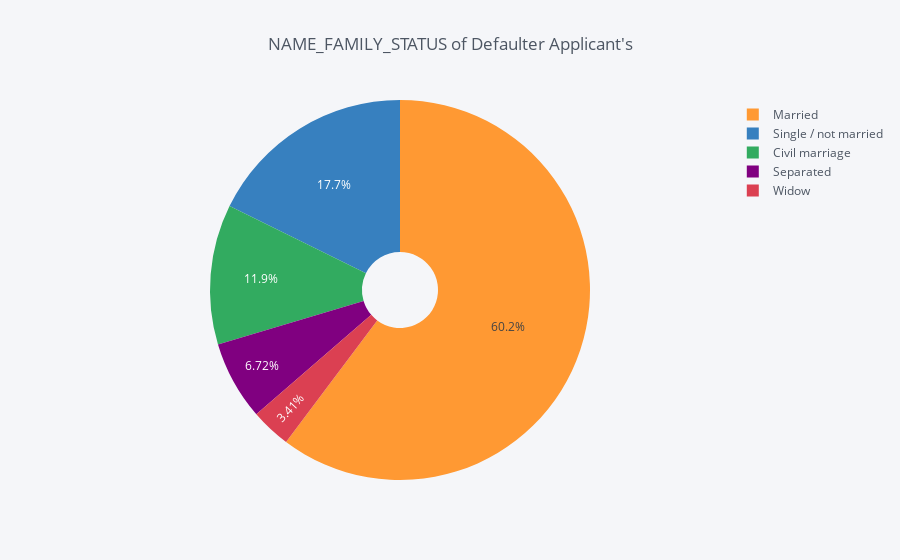
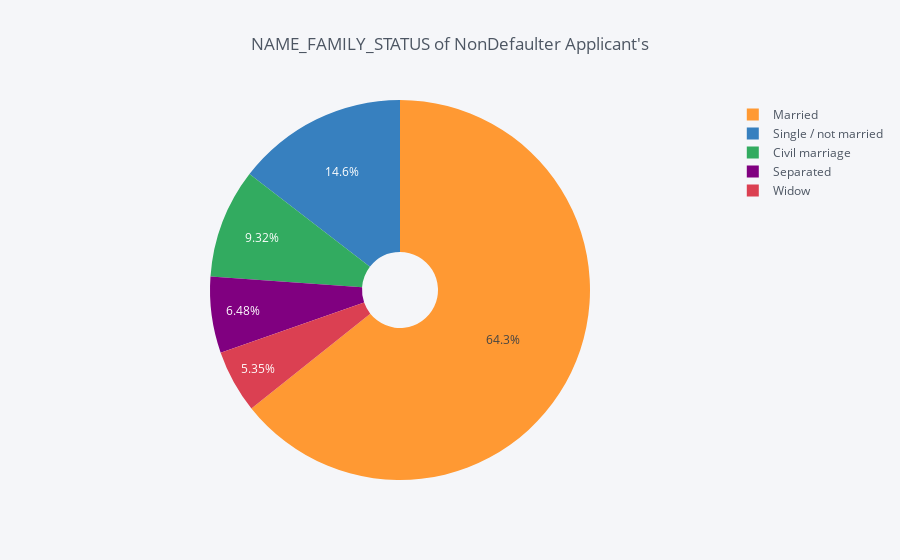

Source (notebook cell) for these figures, in order:
### Markdown cell above
####Observations

From the above plot we can conclude that All the Students and Businessman are repaying loan.

### Code cell
cat_plot("NAME_FAMILY_STATUS")

### Figure 1 — Plotly figure (JSON) as saved in the notebook; plotly's stock layout.template omitted (floating-point values rounded to 4 significant figures)
{"data": [{"hole": 0.2, "labels": ["Married", "Single / not married", "Civil marriage", "Separated", "Widow"], "marker": {"colors": ["rgba(255, 153, 51, 1.0)", "rgba(55, 128, 191, 1.0)", "rgba(50, 171, 96, 1.0)", "rgba(128, 0, 128, 1.0)", "rgba(219, 64, 82, 1.0)"]}, "name": "", "type": "pie", "values": [3039, 894, 601, 339, 172]}], "layout": {"legend": {"bgcolor": "#F5F6F9", "font": {"color": "#4D5663"}}, "paper_bgcolor": "#F5F6F9", "plot_bgcolor": "#F5F6F9", "title": "NAME_FAMILY_STATUS of Defaulter Applicant's", "titlefont": {"color": "#4D5663"}}}

### Figure 2 — Plotly figure (JSON) as saved in the notebook; plotly's stock layout.template omitted (floating-point values rounded to 4 significant figures)
{"data": [{"hole": 0.2, "labels": ["Married", "Single / not married", "Civil marriage", "Separated", "Widow"], "marker": {"colors": ["rgba(255, 153, 51, 1.0)", "rgba(55, 128, 191, 1.0)", "rgba(50, 171, 96, 1.0)", "rgba(128, 0, 128, 1.0)", "rgba(219, 64, 82, 1.0)"]}, "name": "", "type": "pie", "values": [36297, 8218, 5262, 3656, 3023]}], "layout": {"legend": {"bgcolor": "#F5F6F9", "font": {"color": "#4D5663"}}, "paper_bgcolor": "#F5F6F9", "plot_bgcolor": "#F5F6F9", "title": "NAME_FAMILY_STATUS of NonDefaulter Applicant's", "titlefont": {"color": "#4D5663"}}}
